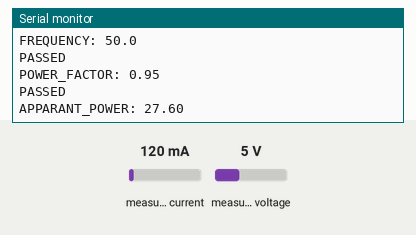
The sketch below on a simulated ESP8266 (NodeMCU). Shown: the last lines printed to the serial monitor. The test bench sets the inputs (shaded band); at power-on: measured current 120 mA, measured voltage 5 V. WiFi joins after 1.5 s; servers stay silent unless stated.

Above: at 2.7 s.
2.8 s: measured current set to 40 mA
At 2.93 s:
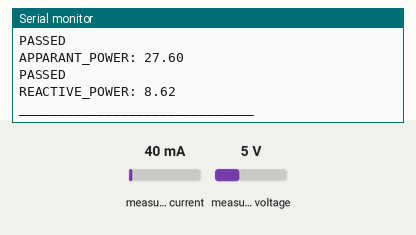
4.3 s: measured voltage set to 0.3 V
At 4.38 s:
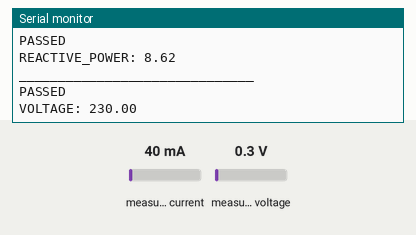
5.8 s: measured current set to 500 mA
At 5.8 s:
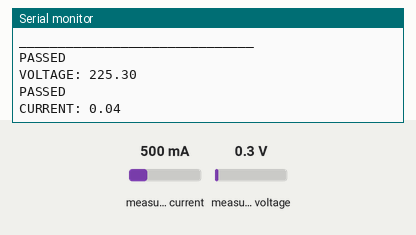
Timing chart, 0 to 8.8 s (numbered marks = the images above; inputs shaded):
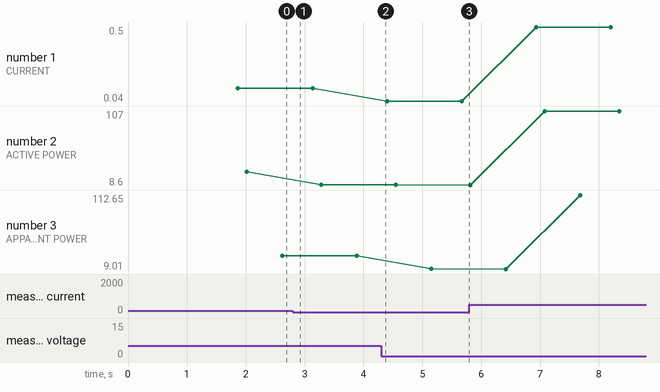

Measured:
- plotted number 1: 0.04 → 0.5 after the input at 5.8 s
- plotted number 2: 26.2 → 8.7 after the input at 2.8 s, 8.7 → 107 after the input at 5.8 s
- plotted number 3: 9.2 → 112.65 after the input at 5.8 s

The sketch:

iot_only_Elec.ino
```cpp
/*#include <WiFi.h>
#include <WiFiClient.h>
#include <WiFiServer.h>
#include <WiFiUdp.h>
#include <Wire.h>*/
#include <Adafruit_GFX.h>
#include <PZEM004Tv30.h>
#include <HardwareSerial.h>
/*/+++++++////*/
PZEM004Tv30 pzem(Serial2,2,4);  //RX/TX
float voltage, current, pf, energy, frequency, Act_Power, Rec_Power,Apa_Power;
/*///++++++++////*/
#include <Arduino.h>
#if defined(ESP32)
#include <WiFi.h>
#elif defined(ESP8266)
#include <ESP8266WiFi.h>
#endif
#include <Firebase_ESP_Client.h>
//Provide the token generation process info.
#include "addons/TokenHelper.h"
//Provide the RTDB payload printing info and other helper functions.
#include "addons/RTDBHelper.h"

// Insert your network credentials
#define WIFI_SSID "Jio fiber Bhoom house"
#define WIFI_PASSWORD "bhoom2001"

// Insert Firebase project API Key
#define API_KEY "AIzaSyAGunbEfXQpugL8eXjRc5hp3PTXrn5h9iA"

// Insert RTDB URLefine the RTDB URL */
#define DATABASE_URL "https://temp-3bd23-default-rtdb.firebaseio.com/"

//Define Firebase Data object
FirebaseData fbdo;

FirebaseAuth auth;
FirebaseConfig config;

//unsigned long sendDataPrevMillis = 0;
//int count = 0;
bool signupOK = false;
void setup() {
   Serial.begin(9600);
  WiFi.begin(WIFI_SSID, WIFI_PASSWORD);
  Serial.print("Connecting to Wi-Fi");
  while (WiFi.status() != WL_CONNECTED){
    Serial.print(".");
    delay(100);
  }
  Serial.println();
  Serial.print("Connected with IP: ");
  Serial.println(WiFi.localIP());
  Serial.println();
  /* Assign the api key (required) */
  config.api_key = API_KEY;
  /* Assign the RTDB URL (required) */
  config.database_url = DATABASE_URL;
  /* Sign up */
  if (Firebase.signUp(&config, &auth, "", "")){
    Serial.println("ok");
    signupOK = true;
  }
  else{
    //Serial.print("%s\n", config.signer.signupError.message.c_str(str));
  }
  /* Assign the callback function for the long running token generation task */
  config.token_status_callback = tokenStatusCallback; //see addons/TokenHelper.h
  Firebase.begin(&config, &auth);
  Firebase.reconnectWiFi(true);
  // put your setup code here, to run once:
}

void loop() {
  // put your main code here, to run repeatedly:
  frequency = pzem.frequency();
  pf = pzem.pf();
  voltage = pzem.voltage();
  current = pzem.current();
  float a = acos(pf);
  Rec_Power = (voltage*current*sin(a));
  Act_Power = pzem.power();
  energy = pzem.energy();
  Apa_Power = (voltage*current);
 if (Firebase.RTDB.setFloat(&fbdo, "Main/Electrical/VOLTAGE", voltage)){
       Serial.println("PASSED");
       Serial.print("VOLTAGE: ");
       Serial.println(voltage);
    }
    else {
      Serial.println("FAILED");
      Serial.println("REASON: " + fbdo.errorReason());
    }
    if (Firebase.RTDB.setFloat(&fbdo, "Main/Electrical/CURRENT",current)){
       Serial.println("PASSED");
       Serial.print("CURRENT: ");
       Serial.println(current);
    }
    else {
      Serial.println("FAILED");
      Serial.println("REASON: " + fbdo.errorReason());
    }
    if (Firebase.RTDB.setFloat(&fbdo, "Main/Electrical/ACTIVE_POWER",Act_Power)){
       Serial.println("PASSED");
       Serial.print("ACTIVE_POWER: ");
       Serial.println(Act_Power);
    }
    else {
      Serial.println("FAILED");
      Serial.println("REASON: " + fbdo.errorReason());
    }
    if (Firebase.RTDB.setFloat(&fbdo, "Main/Electrical/ENERGY", energy)){
       Serial.println("PASSED");
       Serial.print("ENERGY: ");
       Serial.println(energy,3);
    }
    else {
      Serial.println("FAILED");
      Serial.println("REASON: " + fbdo.errorReason());
    }
    if (Firebase.RTDB.setFloat(&fbdo, "Main/Electrical/FREQUENCY", frequency)){
       Serial.println("PASSED");
       Serial.print("FREQUENCY: ");
       Serial.println(frequency,1);
    }
    else {
      Serial.println("FAILED");
      Serial.println("REASON: " + fbdo.errorReason());
    }
    if (Firebase.RTDB.setFloat(&fbdo, "Main/Electrical/POWER_FACTOR", pf)){
       Serial.println("PASSED");
       Serial.print("POWER_FACTOR: ");
       Serial.println(pf);
    }
    else {
      Serial.println("FAILED");
      Serial.println("REASON: " + fbdo.errorReason());
    }
    if (Firebase.RTDB.setFloat(&fbdo, "Main/Electrical/APPARANT_POWER", Apa_Power)){
       Serial.println("PASSED");
       Serial.print("APPARANT_POWER: ");
       Serial.println(Apa_Power);
    }
    else {
      Serial.println("FAILED");
      Serial.println("REASON: " + fbdo.errorReason());
    }
    if (Firebase.RTDB.setFloat(&fbdo, "Main/Electrical/REACTIVE_POWER", Rec_Power)){
       Serial.println("PASSED");
       Serial.print("REACTIVE_POWER: ");
       Serial.println(Rec_Power);
    }
    else {
      Serial.println("FAILED");
      Serial.println("REASON: " + fbdo.errorReason());
    }
   Serial.println("______________________________");
  }
```
